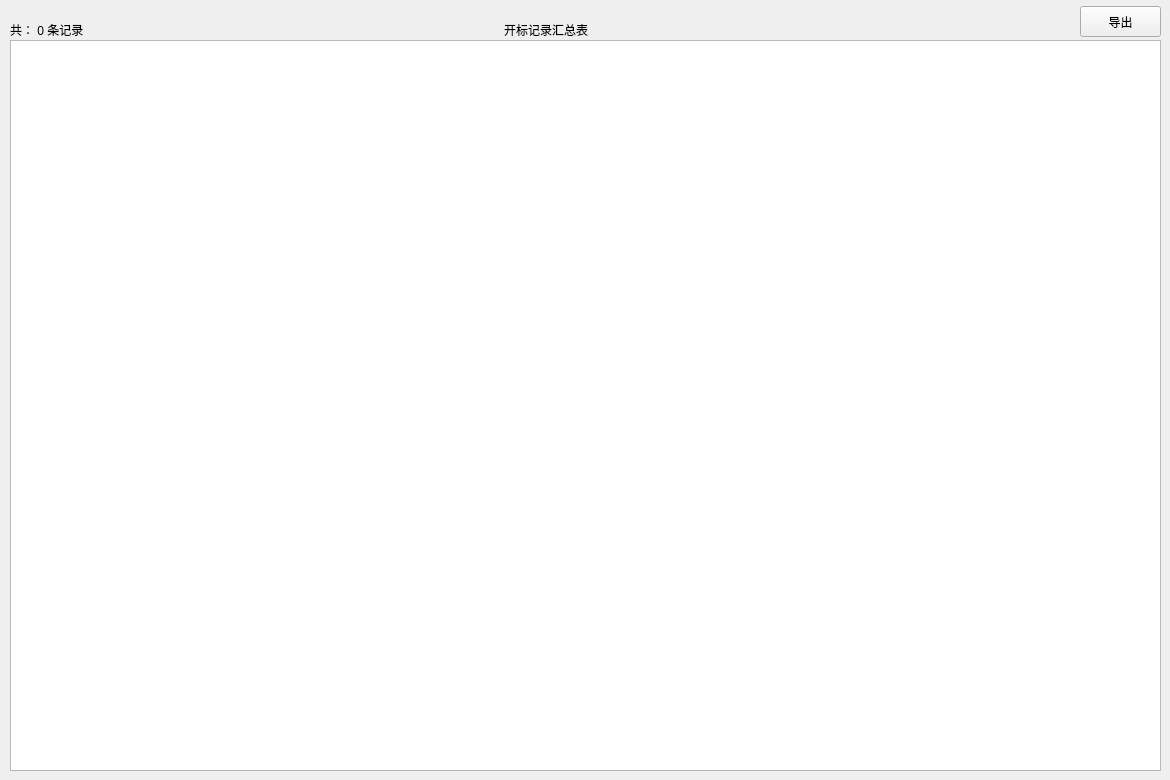
     <widget class="QWidget" name="queryResultsPage">
      <attribute name="title">
       <string> 记录汇总 </string>
      </attribute>
      <widget class="QPushButton" name="btn_exportSearchResultToExcel">
       <property name="geometry">
        <rect>
         <x>1080</x>
         <y>6</y>
         <width>81</width>
         <height>31</height>
        </rect>
       </property>
       <property name="text">
        <string>导出</string>
       </property>
       <property name="icon">
        <iconset>
         <normalon>:/importFromExcel.png</normalon>
        </iconset>
       </property>
       <property name="iconSize">
        <size>
         <width>16</width>
         <height>16</height>
        </size>
       </property>
      </widget>
      <widget class="QTableWidget" name="tableWidget">
       <property name="geometry">
        <rect>
         <x>10</x>
         <y>40</y>
         <width>1151</width>
         <height>731</height>
        </rect>
       </property>
      </widget>
      <widget class="QLabel" name="lb_searchResultInfo">
       <property name="geometry">
        <rect>
         <x>10</x>
         <y>20</y>
         <width>91</width>
         <height>20</height>
        </rect>
       </property>
       <property name="text">
        <string>共： 0 条记录</string>
       </property>
      </widget>
      <widget class="QLabel" name="lb_searchResultTableName">
       <property name="geometry">
        <rect>
         <x>246</x>
         <y>20</y>
         <width>600</width>
         <height>20</height>
        </rect>
       </property>
       <property name="text">
        <string>开标记录汇总表</string>
       </property>
       <property name="alignment">
        <set>Qt::AlignCenter</set>
       </property>
      </widget>
     </widget>
